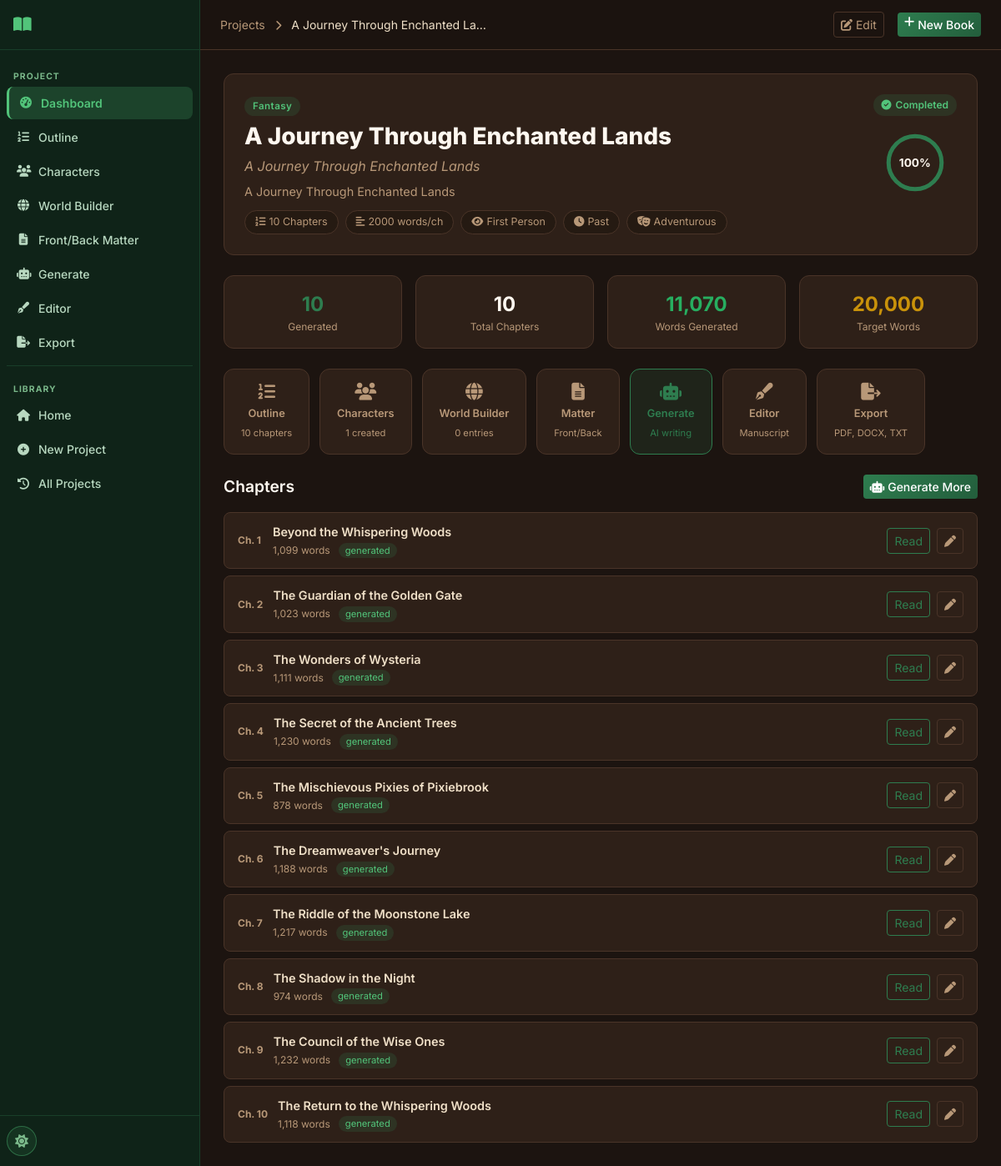
Page /project/10 on the committed database.
### tables this page shows
CREATE TABLE projects (
    id INTEGER PRIMARY KEY AUTOINCREMENT,
    title TEXT NOT NULL,
    subtitle TEXT DEFAULT '',
    genre TEXT DEFAULT 'Fantasy',
    audience TEXT DEFAULT 'Adult',
    description TEXT DEFAULT '',
    language TEXT DEFAULT 'English',
    story_type TEXT DEFAULT 'Novel',
    writing_style TEXT DEFAULT 'Descriptive',
    point_of_view TEXT DEFAULT 'Third Person Limited',
    tense TEXT DEFAULT 'Past',
    tone TEXT DEFAULT 'Adventurous',
    num_chapters INTEGER DEFAULT 10,
    words_per_chapter INTEGER DEFAULT 2000,
    creativity_level TEXT DEFAULT 'balanced',
    temperature REAL DEFAULT 0.7,
    top_p REAL DEFAULT 0.9,
    max_tokens INTEGER DEFAULT 4096,
    status TEXT DEFAULT 'draft',
    current_chapter INTEGER DEFAULT 0,
    total_words INTEGER DEFAULT 0,
    cover_prompt TEXT DEFAULT '',
    include_images INTEGER DEFAULT 0,
    images_per_chapter INTEGER DEFAULT 1,
    image_style TEXT DEFAULT 'Realistic',
    created_at TIMESTAMP DEFAULT CURRENT_TIMESTAMP,
    updated_at TIMESTAMP DEFAULT CURRENT_TIMESTAMP
);

CREATE TABLE chapters (
    id INTEGER PRIMARY KEY AUTOINCREMENT,
    project_id INTEGER NOT NULL,
    chapter_number INTEGER NOT NULL,
    chapter_title TEXT DEFAULT '',
    content TEXT DEFAULT '',
    word_count INTEGER DEFAULT 0,
    summary TEXT DEFAULT '',
    status TEXT DEFAULT 'pending',
    important_events TEXT DEFAULT '',
    characters_introduced TEXT DEFAULT '',
    character_changes TEXT DEFAULT '',
    locations TEXT DEFAULT '',
    timeline_updates TEXT DEFAULT '',
    unresolved_plot_points TEXT DEFAULT '',
    created_at TIMESTAMP DEFAULT CURRENT_TIMESTAMP,
    updated_at TIMESTAMP DEFAULT CURRENT_TIMESTAMP,
    FOREIGN KEY (project_id) REFERENCES projects(id) ON DELETE CASCADE
);

### routes/projects.py (the view)
@bp.route('/project/<int:project_id>')
def project_detail(project_id):
    db = get_db()
    project = db.execute('SELECT * FROM projects WHERE id = ?', (project_id,)).fetchone()
    if not project:
        return redirect(url_for('main.history'))
    chapters = db.execute(
        'SELECT * FROM chapters WHERE project_id = ? ORDER BY chapter_number',
        (project_id,)
    ).fetchall()
    outline = db.execute(
        'SELECT * FROM outline WHERE project_id = ? ORDER BY order_index, chapter_number',
        (project_id,)
    ).fetchall()
    char_count = db.execute('SELECT COUNT(*) FROM characters WHERE project_id = ?', (project_id,)).fetchone()[0]
    world_count = db.execute('SELECT COUNT(*) FROM worldbuilding WHERE project_id = ?', (project_id,)).fetchone()[0]
    outline_count = len(outline)
    generated_count = sum(1 for c in chapters if c['status'] == 'generated')
    total_words = sum(c['word_count'] for c in chapters)
    target_words = (project['num_chapters'] or 10) * (project['words_per_chapter'] or 2000)
    progress = int((generated_count / project['num_chapters'] * 100)) if project['num_chapters'] else 0
    groq_configured = bool(get_setting(db, 'groq_api_key'))
    return render_template('project_detail.html',
                           project=project, chapters=chapters, outline=outline,
                           char_count=char_count, world_count=world_count,
                           outline_count=outline_count, generated_count=generated_count,
                           total_words=total_words, target_words=target_words,
                           progress=progress, groq_configured=groq_configured)

### database/__init__.py (called while the page is built)
def get_db():
    if 'db' not in g:
        db_path = current_app.config['DATABASE']
        os.makedirs(os.path.dirname(db_path), exist_ok=True)
        g.db = sqlite3.connect(db_path)
        g.db.row_factory = sqlite3.Row
        g.db.execute('PRAGMA foreign_keys = ON')
        g.db.execute('PRAGMA journal_mode = WAL')
    return g.db

### utils/helpers.py (called while the page is built)
def get_setting(db, key, default=''):
    row = db.execute('SELECT value FROM settings WHERE key = ?', (key,)).fetchone()
    return row['value'] if row else default

### templates/project_detail.html (shortened to what this page needs)
{% extends "base.html" %}
{% block breadcrumb %}
<a href="{{ url_for('main.history') }}" class="text-muted text-decoration-none">Projects</a>
<i class="fas fa-chevron-right mx-2 text-muted small"></i>
{{ project.title[:30] }}{% if project.title|length > 30 %}…{% endif %}
{% endblock %}
{% block topnav_actions %}
<a href="{{ url_for('projects.edit_project', project_id=project.id) }}" class="btn btn-outline-secondary btn-sm me-2">
  <i class="fas fa-edit me-1"></i>Edit
</a>
{% endblock %}
{% block content %}
<div class="project-hero mb-4">
  <div class="project-hero-info">
    <div class="genre-badge genre-{{ project.genre | lower | replace(' ', '-') | replace('/', '-') }} mb-2">{{ project.genre }}</div>
    <h1 class="project-hero-title">{{ project.title }}</h1>
    {% if project.subtitle %}<p class="project-hero-subtitle">{{ project.subtitle }}</p>{% endif %}
    <p class="project-hero-desc">{{ project.description }}</p>
    <div class="project-meta-tags">
      <span class="meta-tag"><i class="fas fa-list-ol me-1"></i>{{ project.num_chapters }} Chapters</span>
      <span class="meta-tag"><i class="fas fa-align-left me-1"></i>{{ project.words_per_chapter }} words/ch</span>
      <span class="meta-tag"><i class="fas fa-eye me-1"></i>{{ project.point_of_view }}</span>
      <span class="meta-tag"><i class="fas fa-clock me-1"></i>{{ project.tense }}</span>
      <span class="meta-tag"><i class="fas fa-theater-masks me-1"></i>{{ project.tone }}</span>
    </div>
  </div>
  <div class="project-hero-actions">
    <div class="status-pill status-{{ project.status }} mb-2">
      {% if project.status == 'completed' %}<i class="fas fa-check-circle"></i>
      {% elif project.status == 'generating' %}<i class="fas fa-spinner fa-spin"></i>
      {% elif project.status == 'paused' %}<i class="fas fa-pause-circle"></i>
      {% else %}<i class="fas fa-circle-dot"></i>{% endif %}
      {{ project.status | title }}
    </div>
    <div class="progress-display">
      <div class="progress-circle">
        <svg viewBox="0 0 36 36">
          <circle cx="18" cy="18" r="15.9" fill="none" stroke="var(--border-color)" stroke-width="2"/>
          <circle cx="18" cy="18" r="15.9" fill="none" stroke="var(--primary)" stroke-width="2.5"
                  stroke-dasharray="{{ progress }}, 100" stroke-linecap="round" transform="rotate(-90 18 18)"/>
        </svg>
        <span>{{ progress }}%</span>
      </div>
    </div>
  </div>
</div>
<div class="row g-3 mb-4">
  <div class="col-6 col-md-3">
    <div class="mini-stat">
      <div class="mini-stat-value text-primary">{{ generated_count }}</div>
      <div class="mini-stat-label">Generated</div>
    </div>
  </div>
  <div class="col-6 col-md-3">
    <div class="mini-stat">
      <div class="mini-stat-value">{{ project.num_chapters }}</div>
      <div class="mini-stat-label">Total Chapters</div>
    </div>
  </div>
  <div class="col-6 col-md-3">
    <div class="mini-stat">
      <div class="mini-stat-value text-success">{{ '{:,}'.format(total_words) }}</div>
      <div class="mini-stat-label">Words Generated</div>
    </div>
  </div>
  <div class="col-6 col-md-3">
    <div class="mini-stat">
      <div class="mini-stat-value text-warning">{{ '{:,}'.format(target_words) }}</div>
      <div class="mini-stat-label">Target Words</div>
    </div>
  </div>
</div>
<div class="quick-actions mb-4">
  <a href="{{ url_for('outline.outline_page', project_id=project.id) }}" class="quick-action-btn">
    <i class="fas fa-list-ol"></i>
    <span>Outline</span>
    <small>{{ outline_count }} chapters</small>
  </a>
  <a href="{{ url_for('characters.characters_page', project_id=project.id) }}" class="quick-action-btn">
    <i class="fas fa-users"></i>
    <span>Characters</span>
    <small>{{ char_count }} created</small>
  </a>
  <a href="{{ url_for('worldbuilding.worldbuilding_page', project_id=project.id) }}" class="quick-action-btn">
    <i class="fas fa-globe"></i>
    <span>World Builder</span>
    <small>{{ world_count }} entries</small>
  </a>
  <a href="{{ url_for('matter.matter_page', project_id=project.id) }}" class="quick-action-btn">
    <i class="fas fa-file-alt"></i>
    <span>Matter</span>
    <small>Front/Back</small>
  </a>
  <a href="{{ url_for('chapters.generation_page', project_id=project.id) }}" class="quick-action-btn highlight">
    <i class="fas fa-robot"></i>
    <span>Generate</span>
    <small>AI writing</small>
  </a>
  <a href="{{ url_for('editor.editor_page', project_id=project.id) }}" class="quick-action-btn">
    <i class="fas fa-pen-fancy"></i>
    <span>Editor</span>
    <small>Manuscript</small>
  </a>
  <a href="{{ url_for('exports.export_page', project_id=project.id) }}" class="quick-action-btn">
    <i class="fas fa-file-export"></i>
    <span>Export</span>
    <small>PDF, DOCX, TXT</small>
  </a>
</div>
{% if chapters %}
<div class="section-header mb-3">
  <h2 class="section-title">Chapters</h2>
  <a href="{{ url_for('chapters.generation_page', project_id=project.id) }}" class="btn btn-primary btn-sm">
    <i class="fas fa-robot me-1"></i>Generate More
  </a>
</div>
<div class="chapters-grid">
  {% for ch in chapters %}
  <div class="chapter-item chapter-status-{{ ch.status }}">
    <div class="chapter-num">Ch. {{ ch.chapter_number }}</div>
    <div class="chapter-info">
      <div class="chapter-title">{{ ch.chapter_title or 'Untitled Chapter' }}</div>
      <div class="chapter-meta">
        <span class="chapter-words">{{ '{:,}'.format(ch.word_count) }} words</span>
        <span class="chapter-badge badge-{{ ch.status }}">{{ ch.status }}</span>
      </div>
    </div>
    {% if ch.status == 'generated' %}
    <div class="d-flex gap-2 ms-auto">
      <a href="{{ url_for('chapters.chapter_view', project_id=project.id, chapter_id=ch.id) }}" class="btn btn-sm btn-outline-primary">
        Read
      </a>
      <a href="{{ url_for('editor.editor_page', project_id=project.id) }}?chapter={{ ch.id }}" class="btn btn-sm btn-outline-secondary" title="Edit in Editor">
        <i class="fas fa-pen"></i>
      </a>
    </div>
    {% elif ch.status == 'generating' %}
    <span class="spinner-border spinner-border-sm text-primary ms-auto"></span>
    {% endif %}
  </div>
  {% endfor %}
</div>
{% endif %}
{% endblock %}

### templates/base.html (shortened to what this page needs)
<!DOCTYPE html>
<html lang="en" data-theme="{{ default_theme }}">
<head>
  <link href="https://cdn.jsdelivr.net/npm/bootstrap@5.3.2/dist/css/bootstrap.min.css" rel="stylesheet">
  <link href="https://cdnjs.cloudflare.com/ajax/libs/font-awesome/6.5.0/css/all.min.css" rel="stylesheet">
  <link href="{{ url_for('static', filename='css/style.css') }}" rel="stylesheet">
</head>
<body>
<nav class="sidebar" id="sidebar">
  <div class="sidebar-header">
    <a href="{{ url_for('main.index') }}" class="sidebar-brand">
      <i class="fas fa-book-open"></i>
    </a>
  </div>
  <div class="sidebar-menu">
    {% if request.view_args and request.view_args.get('project_id') %}
    {% set pid = request.view_args.project_id %}
    <div class="sidebar-section-label">PROJECT</div>
    <a href="{{ url_for('projects.project_detail', project_id=pid) }}" class="sidebar-item {% if request.endpoint == 'projects.project_detail' %}active{% endif %}">
      <i class="fas fa-tachometer-alt"></i><span>Dashboard</span>
    </a>
    <a href="{{ url_for('outline.outline_page', project_id=pid) }}" class="sidebar-item {% if request.endpoint == 'outline.outline_page' %}active{% endif %}">
      <i class="fas fa-list-ol"></i><span>Outline</span>
    </a>
    <a href="{{ url_for('characters.characters_page', project_id=pid) }}" class="sidebar-item {% if request.endpoint == 'characters.characters_page' %}active{% endif %}">
      <i class="fas fa-users"></i><span>Characters</span>
    </a>
    <a href="{{ url_for('worldbuilding.worldbuilding_page', project_id=pid) }}" class="sidebar-item {% if request.endpoint == 'worldbuilding.worldbuilding_page' %}active{% endif %}">
      <i class="fas fa-globe"></i><span>World Builder</span>
    </a>
    <a href="{{ url_for('matter.matter_page', project_id=pid) }}" class="sidebar-item {% if request.endpoint == 'matter.matter_page' %}active{% endif %}">
      <i class="fas fa-file-alt"></i><span>Front/Back Matter</span>
    </a>
    <a href="{{ url_for('chapters.generation_page', project_id=pid) }}" class="sidebar-item {% if request.endpoint == 'chapters.generation_page' %}active{% endif %}">
      <i class="fas fa-robot"></i><span>Generate</span>
    </a>
    <a href="{{ url_for('editor.editor_page', project_id=pid) }}" class="sidebar-item {% if request.endpoint == 'editor.editor_page' %}active{% endif %}">
      <i class="fas fa-pen-fancy"></i><span>Editor</span>
    </a>
    <a href="{{ url_for('exports.export_page', project_id=pid) }}" class="sidebar-item {% if request.endpoint == 'exports.export_page' %}active{% endif %}">
      <i class="fas fa-file-export"></i><span>Export</span>
    </a>
    <div class="sidebar-divider"></div>
    {% endif %}
    <div class="sidebar-section-label">LIBRARY</div>
    <a href="{{ url_for('main.index') }}" class="sidebar-item {% if request.endpoint == 'main.index' %}active{% endif %}">
      <i class="fas fa-home"></i><span>Home</span>
    </a>
    <a href="{{ url_for('projects.new_project') }}" class="sidebar-item {% if request.endpoint == 'projects.new_project' %}active{% endif %}">
      <i class="fas fa-plus-circle"></i><span>New Project</span>
    </a>
    <a href="{{ url_for('main.history') }}" class="sidebar-item {% if request.endpoint == 'main.history' %}active{% endif %}">
      <i class="fas fa-history"></i><span>All Projects</span>
    </a>
  </div>
  <div class="sidebar-footer">
    <button class="theme-toggle" onclick="toggleTheme()" title="Toggle theme">
      <i class="fas fa-moon" id="themeIcon"></i>
    </button>
  </div>
</nav>
<div class="main-wrapper" id="mainWrapper">
  <header class="topnav">
    <div class="topnav-breadcrumb">
      {% block breadcrumb %}{% endblock %}
    </div>
    <div class="topnav-actions ms-auto">
      {% block topnav_actions %}{% endblock %}
      <a href="{{ url_for('projects.new_project') }}" class="btn btn-primary btn-sm d-none d-md-inline-flex">
        <i class="fas fa-plus me-1"></i>New Book
      </a>
    </div>
  </header>
  <main class="content-area">
    {% block content %}{% endblock %}
  </main>
</div>
<div class="toast-container position-fixed bottom-0 end-0 p-3" id="toastContainer"></div>
</body>
</html>

### rows in the picture
projects: title "A Journey Through Enchanted La", genre "Fantasy", title "A Journey Through Enchanted Lands", subtitle "A Journey Through Enchanted Lands", description "A Journey Through Enchanted Lands", num_chapters "10", words_per_chapter "2000", point_of_view "First Person", tense "Past", tone "Adventurous", status "Completed"
chapters: chapter_number "1", chapter_title "Beyond the Whispering Woods", word_count "1,099", status "generated"
chapters: chapter_number "2", chapter_title "The Guardian of the Golden Gate", word_count "1,023", status "generated"
chapters: chapter_number "3", chapter_title "The Wonders of Wysteria", word_count "1,111", status "generated"
chapters: chapter_number "4", chapter_title "The Secret of the Ancient Trees", word_count "1,230", status "generated"
chapters: chapter_number "5", chapter_title "The Mischievous Pixies of Pixiebrook", word_count "878", status "generated"
chapters: chapter_number "6", chapter_title "The Dreamweaver's Journey", word_count "1,188", status "generated"
chapters: chapter_number "7", chapter_title "The Riddle of the Moonstone Lake", word_count "1,217", status "generated"
chapters: chapter_number "8", chapter_title "The Shadow in the Night", word_count "974", status "generated"
chapters: chapter_number "9", chapter_title "The Council of the Wise Ones", word_count "1,232", status "generated"
chapters: chapter_number "10", chapter_title "The Return to the Whispering Woods", word_count "1,118", status "generated"

### other values in the picture
{{ progress }} "100"
{{ generated_count }} "10"
{{ '{:,}'.format(total_words) }} "11,070"
{{ '{:,}'.format(target_words) }} "20,000"
{{ outline_count }} "10"
{{ char_count }} "1"
{{ world_count }} "0"
